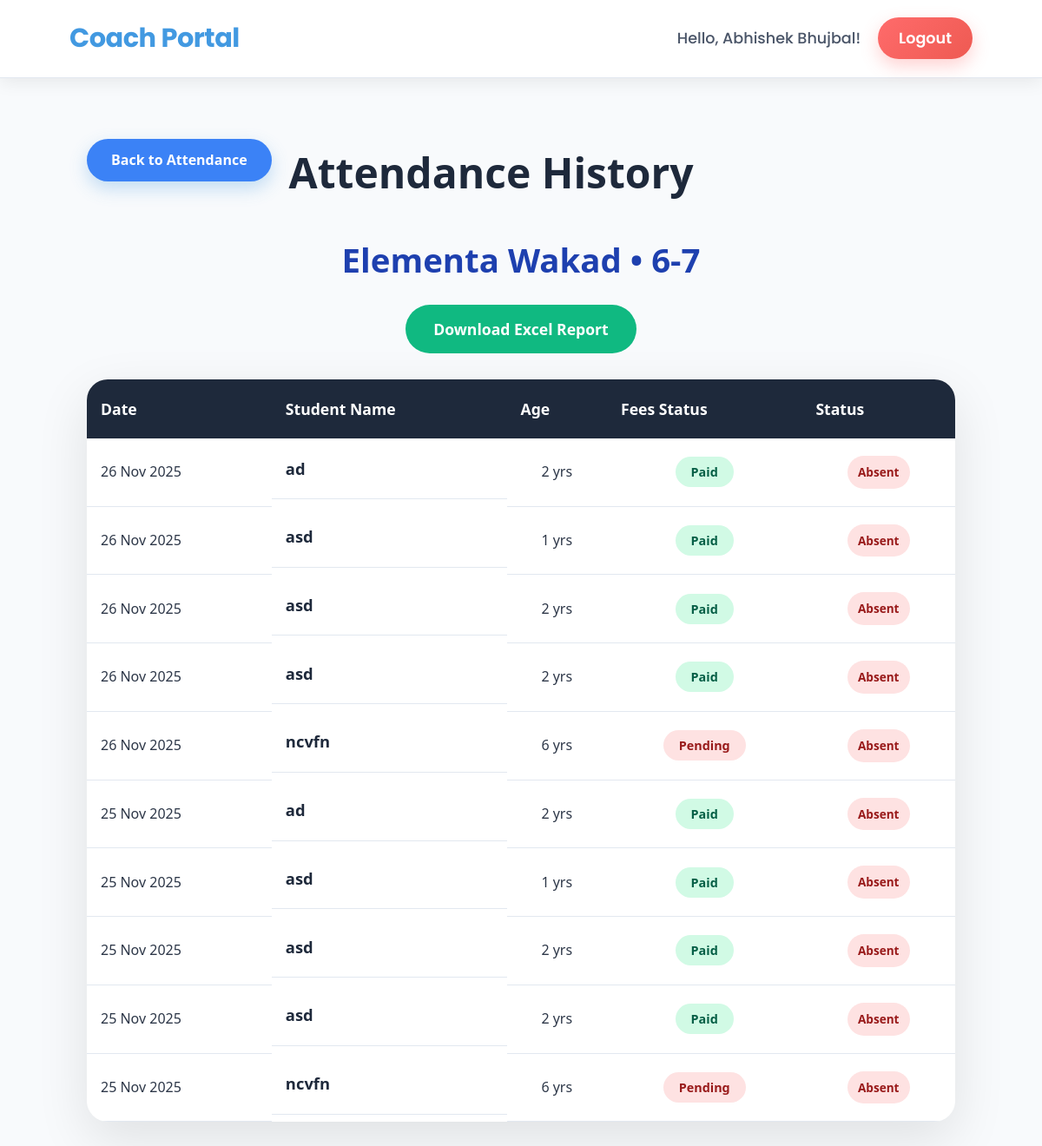
Page /history/1/ (signed in) on the earlier database version.
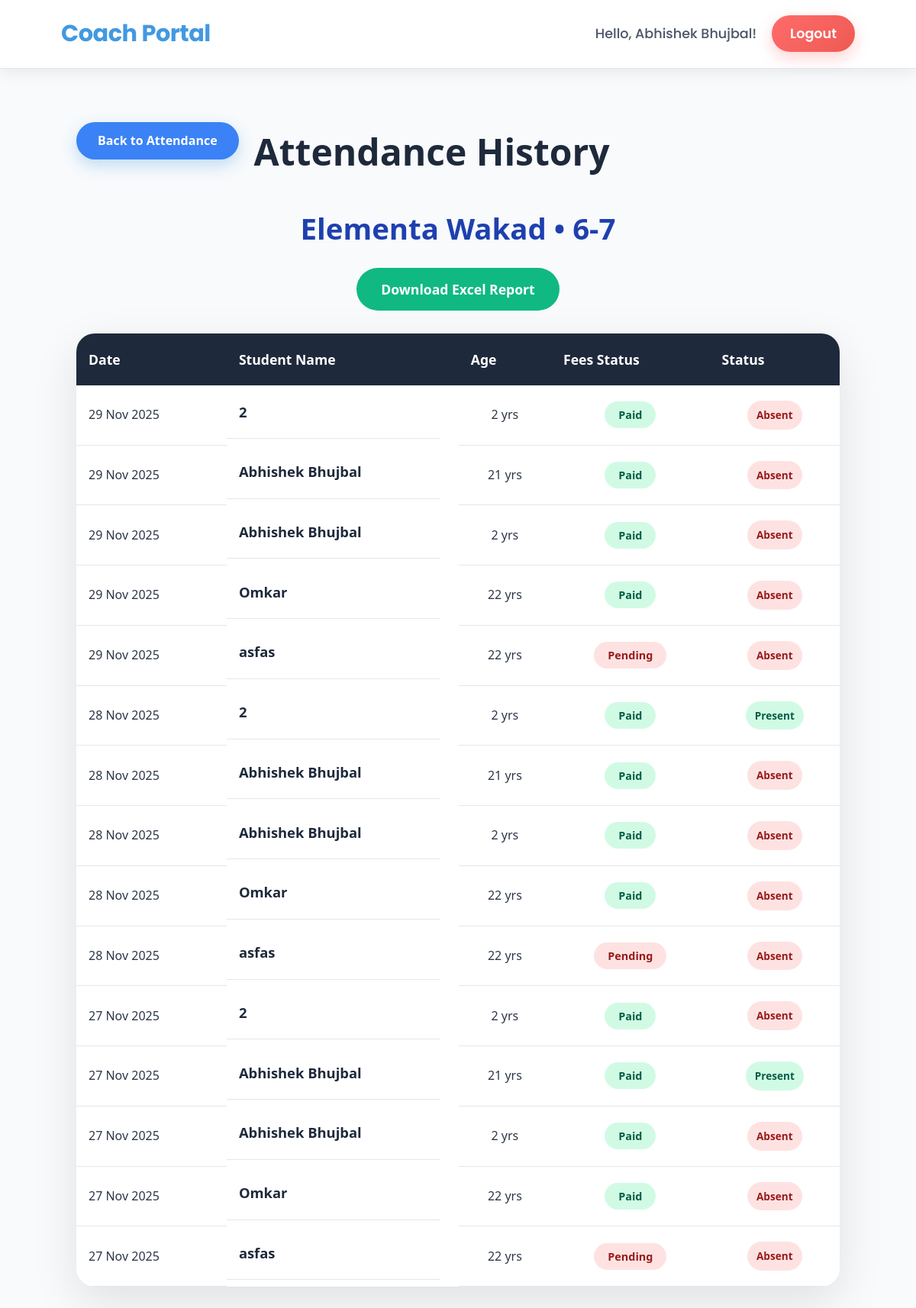
Same page on the later database version.
### coach_app/models.py (models this page shows, shortened)
class Attendance(models.Model):
    student = models.ForeignKey(Student, on_delete=models.CASCADE)
    date = models.DateField(auto_now_add=True)
    present = models.BooleanField(default=False)
    class Meta:
        unique_together = ('student', 'date')

class Student(models.Model):
    BLOOD_GROUPS = [
        ('A+', 'A+'), ('A-', 'A-'), ('B+', 'B+'), ('B-', 'B-'),
        ('O+', 'O+'), ('O-', 'O-'), ('AB+', 'AB+'), ('AB-', 'AB-'),
    ]
    location = models.ForeignKey(Location, on_delete=models.CASCADE, related_name='students')
    name = models.CharField(max_length=100)
    age = models.PositiveIntegerField()
    blood_group = models.CharField(max_length=3, choices=BLOOD_GROUPS)
    fees_paid = models.BooleanField(default=False)

### coach_app/views.py (the view, shortened to what this page needs)
# urls.py: path('history/<int:location_id>/', views.attendance_history, name='attendance_history'),
@login_required
def attendance_history(request, location_id):
    location = get_object_or_404(Location, id=location_id, coach__user=request.user)
    records = Attendance.objects.filter(student__location=location).order_by('-date', 'student__name')
    return render(request, 'history.html', {
        'location': location,
        'records': records
    })

### coach_app/templates/history.html (shortened to what this page needs)
{% extends 'base.html' %}
{% load static %}
{% block extra_css %}
    <link rel="stylesheet" href="{% static 'css/attendance.css' %}">
{% endblock %}
{% block content %}
<div class="attendance-page">
    <div class="header">
        <a href="{% url 'attendance' location.id %}" class="back-btn">Back to Attendance</a>
        <h1>Attendance History</h1>
    </div>
    <div class="batch-title">
        <h2>{{ location.name }} • {{ location.time_slot }}</h2>
        <a href="?export=excel" class="btn btn-success" style="margin-top: 20px; display: inline-block;">
            Download Excel Report
        </a>
    </div>
    <div class="table-container">
        <table class="attendance-table">
            <thead>
                <tr>
                    <th>Date</th>
                    <th>Student Name</th>
                    <th>Age</th>
                    <th>Fees Status</th>
                    <th>Status</th>
                </tr>
            </thead>
            <tbody>
                {% for record in records %}
                <tr>
                    <td>{{ record.date|date:"d M Y" }}</td>
                    <td class="name">{{ record.student.name }}</td>
                    <td class="center">{{ record.student.age }} yrs</td>
                    <td class="center">
                        <span class="badge {% if record.student.fees_paid %}paid{% else %}pending{% endif %}">
                            {% if record.student.fees_paid %}Paid{% else %}Pending{% endif %}
                        </span>
                    </td>
                    <td class="center">
                        <span class="status-badge {% if record.present %}present{% else %}absent{% endif %}">
                            {% if record.present %}Present{% else %}Absent{% endif %}
                        </span>
                    </td>
                </tr>
                {% empty %}
                <tr>
                    <td colspan="5" class="empty-state">No attendance records yet</td>
                </tr>
                {% endfor %}
            </tbody>
        </table>
    </div>
</div>
{% endblock %}

Differences in the rows shown:
removed Attendance: date "26 Nov 2025", student.name "ad", student.age "2", shows "Paid", present "Absent"
removed Attendance: date "26 Nov 2025", student.name "asd", student.age "1", shows "Paid", present "Absent"
removed Attendance: date "26 Nov 2025", student.name "asd", student.age "2", shows "Paid", present "Absent"
removed Attendance: date "26 Nov 2025", student.name "asd", student.age "2", shows "Paid", present "Absent"
removed Attendance: date "26 Nov 2025", student.name "ncvfn", student.age "6", shows "Pending", present "Absent"
removed Attendance: date "25 Nov 2025", student.name "ad", student.age "2", shows "Paid", present "Absent"
removed Attendance: date "25 Nov 2025", student.name "asd", student.age "1", shows "Paid", present "Absent"
removed Attendance: date "25 Nov 2025", student.name "asd", student.age "2", shows "Paid", present "Absent"
removed Attendance: date "25 Nov 2025", student.name "asd", student.age "2", shows "Paid", present "Absent"
removed Attendance: date "25 Nov 2025", student.name "ncvfn", student.age "6", shows "Pending", present "Absent"
added Attendance: date "29 Nov 2025", student.name "2", student.age "2", shows "Paid", present "Absent"
added Attendance: date "29 Nov 2025", student.name "Abhishek Bhujbal", student.age "21", shows "Paid", present "Absent"
added Attendance: date "29 Nov 2025", student.name "Abhishek Bhujbal", student.age "2", shows "Paid", present "Absent"
added Attendance: date "29 Nov 2025", student.name "Omkar", student.age "22", shows "Paid", present "Absent"
added Attendance: date "29 Nov 2025", student.name "asfas", student.age "22", shows "Pending", present "Absent"
added Attendance: date "28 Nov 2025", student.name "2", student.age "2", shows "Paid", present "Present"
added Attendance: date "28 Nov 2025", student.name "Abhishek Bhujbal", student.age "21", shows "Paid", present "Absent"
added Attendance: date "28 Nov 2025", student.name "Abhishek Bhujbal", student.age "2", shows "Paid", present "Absent"
added Attendance: date "28 Nov 2025", student.name "Omkar", student.age "22", shows "Paid", present "Absent"
added Attendance: date "28 Nov 2025", student.name "asfas", student.age "22", shows "Pending", present "Absent"
added Attendance: date "27 Nov 2025", student.name "2", student.age "2", shows "Paid", present "Absent"
added Attendance: date "27 Nov 2025", student.name "Abhishek Bhujbal", student.age "21", shows "Paid", present "Present"
added Attendance: date "27 Nov 2025", student.name "Abhishek Bhujbal", student.age "2", shows "Paid", present "Absent"
added Attendance: date "27 Nov 2025", student.name "Omkar", student.age "22", shows "Paid", present "Absent"
added Attendance: date "27 Nov 2025", student.name "asfas", student.age "22", shows "Pending", present "Absent"
